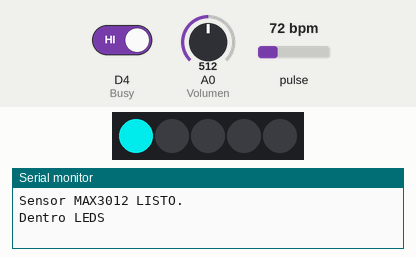
This program was run on a simulated ESP8266 (Wemos D1 mini). On the bench: 5 RGB LEDs in strip order, left to right, the last lines printed to the serial monitor. The inputs (shaded band) are chosen by the test bench; at power-on: D4 (Busy) HIGH, A0 (Volumen) = 512, pulse 72 bpm. Dim RGB values are drawn brighter than linear.

Above: at 1.3 s.
At 1.7 s:
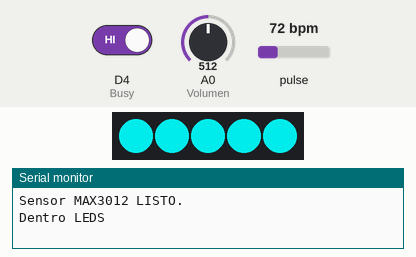
At 3.8 s:
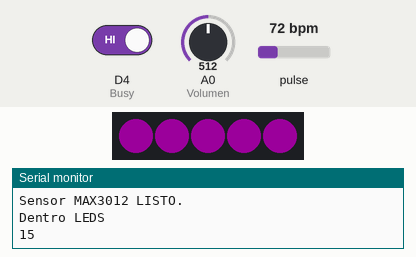
3.9 s: D4 (Busy) driven LOW
5.4 s: A0 (Volumen) set to 716
7.0 s: D4 (Busy) driven HIGH
Timing chart, 0 to 15.6 s (numbered marks = the images above; inputs shaded):
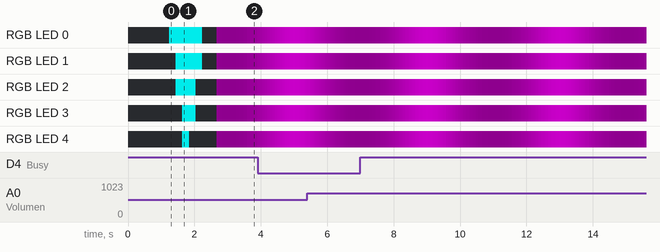

The program:

main.cpp
```cpp
/*
PALABRAS PARA EL CORAZÓN
Honorino García. Febrero 2023
------------------------------------

MAX30102  I2C SCL: D1 SDA: D2
LED     D5
Volumen A0
TX      D6
RX      D7
Busy    D4
*/

#include <Arduino.h>
#include <Wire.h>
#include <ESP8266WiFi.h>
#include <TaskScheduler.h>

#include "LED.h"
#include "Cardio.h"
#include "DFPLAYER.h"

#define Volumen A0
#define Busy D4

// Potemciometro Volumen
int potCState = 0;
int potPState = 0;
int valorCState = 0;
int valorPState = 0;
int potVar = 0;

const int TIMEOUT = 300;
const int varThreshold = 30;
bool potMoving = true;
unsigned long PTime = 0;
unsigned long timer = 0;
///////////////////////////////////////////

volatile bool EstadoReproAct = true;
volatile bool EstadoReproAnt = true;
volatile bool Reproduciendo = false;
/////////////////////////////////////////

volatile bool PresenciaSensorAct = true;
volatile bool PresenciaSensorAnt = true;
volatile bool LeyendoSensor = false;
int cuenta;
int ValorSensor;
int tiempo;
//////////////////////////////////////

void PotVol();
void EstadoReproductor();
void fingerSensor();
////////////////////////////

// Tareas
Scheduler tareas;
Task T_reproductor(100, TASK_FOREVER, &EstadoReproductor);
Task T_Volumen(300, TASK_FOREVER, &PotVol);

Task T_Presencia(100, TASK_FOREVER, &fingerSensor);
Task T_Cardio(5, TASK_FOREVER, &LectCardio);

Task T_Latido(100, TASK_FOREVER, &latido);
Task T_Breath(50, TASK_FOREVER, &BreathUP);
///////////////////////////////////////////

void setup()
{
  Serial.begin(115200);
  delay(100);

  WiFi.mode(WIFI_OFF);
  delay(300);

  pinMode(Busy, INPUT);

  // Inicio Reproductor DFPLAYER
  inicioDFPLAYER();

  // inicio Sensor MAX30102
  inicioSensorCardio();

  // Secuencia Inicio LEDS
  inicioLEDS();

  cuenta = 0;

  // Inicio Tareas
  tareas.addTask(T_reproductor);
  tareas.addTask(T_Volumen);

  tareas.addTask(T_Presencia);
  tareas.addTask(T_Cardio);

  tareas.addTask(T_Latido);
  tareas.addTask(T_Breath);

  T_reproductor.enable();
  T_Volumen.enable();

  T_Presencia.enable();
  T_Cardio.disable();

  T_Latido.disable();
  T_Breath.enable();
}

void loop()
{
  tareas.execute();
}
/////////////////////////

// Presencia Sensor Cardio
void fingerSensor()
{
  volatile long ValorIR = particleSensor.getIR();

  if (ValorIR < 5000) // No hay dedo
  {
    PresenciaSensorAct = false;
    if (PresenciaSensorAct != PresenciaSensorAnt)
    {
      Serial.println("Sin dedo");

      T_Cardio.disable();
      T_Breath.enable();

      beatAvg = 0;
      PresenciaSensorAnt = PresenciaSensorAct;
    }
  }

  if (ValorIR > 5000) // Dedo detectado
  {
    PresenciaSensorAct = true;
    if (PresenciaSensorAct != PresenciaSensorAnt)
    {
      Serial.println("dedo");

      T_Breath.disable();
      T_Latido.disable();

      T_Cardio.enable();

      T_Volumen.disable();
      clearLED();

      PresenciaSensorAnt = PresenciaSensorAct;
    }
    cuenta = cuenta + 1;

    if (cuenta == 200) // iteraciones de lectura del sensor
    {
      cuenta = 0;
      ValorSensor = beatAvg;
      Serial.println(ValorSensor);
      T_Cardio.disable();

      tiempo = 60000 / ValorSensor; // Convierte BPM a Milisegundos

      T_Latido.setInterval(tiempo);
      T_Latido.enable();

      sendCommand(0x03, 0, 1);
    }
  }
}
//////////////////////////////////////

// Estado REPRODUCTOR
void EstadoReproductor()
{
  EstadoReproAct = digitalRead(Busy);

  if (EstadoReproAnt != EstadoReproAct)
  {
    if (EstadoReproAct == LOW)
    {
      Serial.println("Reproduciendo");

      Reproduciendo = true;
      T_Volumen.enable();
      T_Presencia.disable();
      EstadoReproAnt = EstadoReproAct;
    }
    if (EstadoReproAct == HIGH)
    {
      Serial.println("PARADO");

      T_Presencia.enable();
      T_Latido.disable();
      clearLED();

      T_Breath.enable();

      Reproduciendo = false;
      EstadoReproAnt = EstadoReproAct;
    }
  }
}
///////////////////////////////////////

// Lectura Potenciometro
void PotVol()
{
  potCState = analogRead(Volumen);
  valorCState = map(potCState, 0, 1023, 0, 30);

  potVar = abs(potCState - potPState);

  if (potVar > varThreshold)
  {
    PTime = millis();
  }
  timer = millis() - PTime;

  if (timer < TIMEOUT)
  {
    potMoving = true;
  }
  else
  {
    potMoving = false;
  }

  if (potMoving == true)
  {
    Serial.println(valorCState);
    sendCommand(0x06, 0, valorCState);

    potPState = potCState;
  }
}
```

Cardio.h
```cpp
/*
CONTROL SENSOR CARDIACO
*/
#include <Arduino.h>
#include <MAX30105.h>
#include "heartRate.h"

// MAX30102
MAX30105 particleSensor;

const byte RATE_SIZE = 4;
volatile byte rates[RATE_SIZE];
volatile byte rateSpot = 0;
volatile long lastBeat = 0;

volatile float beatsPerMinute;
volatile int beatAvg;
volatile int count;
volatile int perCent;
volatile int avgIr;
////////////////////////////////

// Change this Value for Calibration
int irOffset = 1850;

long samplesTaken = 0; // Counter for calculating the Hz or read rate
long unblockedValue;   // Average IR at power up
long startTime;        // Used to calculate measurement rate

void inicioSensorCardio()
{
    if (!particleSensor.begin(Wire, I2C_SPEED_FAST))
    {
        Serial.println("Sensor MAX30102 No encontrado.");
        while (1)
            ;
    }
    Serial.println("Sensor MAX3012 LISTO.");

    particleSensor.setup();
    particleSensor.setPulseAmplitudeRed(0x0A); // Enciende LED Rojo, sensor en funcionamiento.
    particleSensor.setPulseAmplitudeGreen(0);  // Apaga LED Verde.

    byte ledBrightness = 25; // Options: 0=Off to 255=50mA=0xFF hexadecimal. 100=0x64; 50=0x32 25=0x19
    byte sampleAverage = 4;  // Options: 1, 2, 4, 8, 16, 32
    byte ledMode = 2;        // Options: 1 = Red only, 2 = Red + IR, 3 = Red + IR + Green
    int sampleRate = 400;    // Options: 50, 100, 200, 400, 800, 1000, 1600, 3200
    int pulseWidth = 411;    // Options: 69, 118, 215, 411
    int adcRange = 2048;     // Options: 2048, 4096, 8192, 16384

    particleSensor.setup(ledBrightness, sampleAverage, ledMode, sampleRate, pulseWidth, adcRange); // Configure sensor with these settings

    // Take an average of IR readings at power up
    const byte avgAmount = 64;
    long baseValue = 0;
    for (byte x = 0; x < avgAmount; x++)
    {
        baseValue += particleSensor.getIR(); // Read the IR value
    }
    baseValue /= avgAmount;
}

// Lectura Cardio
void LectCardio()
{
    volatile long irValue = particleSensor.getIR();

    if (checkForBeat(irValue) == true)
    {
        pulso_ON();
        delay(100);
        pulso_OFF();

        // We sensed a beat!
        volatile long delta = millis() - lastBeat;
        lastBeat = millis();

        beatsPerMinute = 60 / (delta / 1000.0);

        if (beatsPerMinute < 255 && beatsPerMinute > 20)
        {
            rates[rateSpot++] = (byte)beatsPerMinute; // Store this reading in the array
            rateSpot %= RATE_SIZE;                    // Wrap variable

            // Take average of readings
            beatAvg = 0;
            for (byte x = 0; x < RATE_SIZE; x++)
                beatAvg += rates[x];
            beatAvg /= RATE_SIZE;
        }
    }
    Serial.print("IR=");
    Serial.print(irValue);
    Serial.print(", BPM=");
    Serial.print(beatsPerMinute);
    Serial.print(", Avg BPM=");
    Serial.print(beatAvg);

    if (irValue < 50000)
    {
        Serial.println("No finger?");
        beatAvg = 0;
    }
    else
    {
        count = count + 1;
        avgIr = avgIr + irValue;
    }
    if (count == 100)
    {
        avgIr = avgIr / count;

        count = 0;
        avgIr = 0;
    }
    Serial.println();
}
//////////////////////////////////
```

DFPLAYER.h
```cpp
/*
CONTROL MÓDULO DFPLAYER
*/
#include <Arduino.h>
#include <SoftwareSerial.h>

// Puerto de comunicacion DFPLAYER
SoftwareSerial mp3(D7, D6); // RX, TX

// Parámetros tráma conexión DFPLAYER
#define startByte 0x7E
#define endByte 0xEF
#define versionByte 0xFF
#define dataLength 0x06
#define infoReq 0x01
#define isDebug false
///////////////////////////////////////////////

//////// Función Envio comandos al DFPlayer ////////////////////
void sendCommand(byte Command, byte Param1, byte Param2)
{
    // Calcula Checksum
    unsigned int checkSum = -(versionByte + dataLength + Command + infoReq + Param1 + Param2);

    // Construct Command Line
    byte commandBuffer[10] = {startByte, versionByte, dataLength, Command, infoReq,
                              Param1, Param2, highByte(checkSum), lowByte(checkSum), endByte};

    for (int cnt = 0; cnt < 10; cnt++)
    {
        mp3.write(commandBuffer[cnt]);
    }
    // Espera entre sucesivos comandos
    delay(30);
}
////////////////////////////////////////

// Inicio DFPLAYER
void inicioDFPLAYER()
{
    mp3.begin(9600);
    delay(100);

    sendCommand(0x3F, 0x00, 0x00); // Inicion parámetros DFPlayer
    sendCommand(0x06, 0, 20);      // Volumen
    sendCommand(0x07, 0, 5);       // Equalizador
}
/////////////////////////////////////
```

LED.h
```cpp
/*
CONTROL DE LED
*/

#include <FastLED.h>

#define FASTLED_ESP8266_RAW_PIN_ORDER

#define NUM_LEDS 5
#define PIN_LED D5
#define COLOR_ORDER GRB
#define CHIPSET WS2812B
#define MIN_BRIGTNESS 8
#define BRIGHTNESS 190
#define VOLTS 5
#define MAX_AMPS 500

int brillo = 0;
int ValorPausa = 0;

CRGB leds[NUM_LEDS];

// Inicio secuencia LEDS
void inicioLEDS()
{
    Serial.println("Dentro LEDS");

    FastLED.addLeds<CHIPSET, PIN_LED, COLOR_ORDER>(leds, NUM_LEDS);
    FastLED.setMaxPowerInVoltsAndMilliamps(VOLTS, MAX_AMPS);
    FastLED.setBrightness(BRIGHTNESS);

    // Secuencia inicio LEDS
    for (int i = 0; i < NUM_LEDS; i++)
    {
        leds[i] = CRGB::Aqua;
        FastLED.show();
        delay(100);
    }

    for (int i = NUM_LEDS; i >= 0; i--)
    {
        leds[i] = CRGB::Black;
        FastLED.show();
        delay(100);
    }
    delay(300);
}
////////////////////////////////

// Limpieza LEDS
void clearLED()
{
    FastLED.clear();
    FastLED.show();
}
/////////////////////////////////////

// Con Reproductor OFF
//  Breath Effect
void BreathUP()
{
    fill_solid(leds, NUM_LEDS, CRGB::Purple);

    brillo = exp((sin(millis() / 2000.0 * PI)) - 0.36787944) * 108.0;
    FastLED.setBrightness(brillo);
    FastLED.show();
}
///////////////////////////////////

// LATIDO
void latido()
{
    fill_solid(leds, NUM_LEDS, CRGB::Red);
    FastLED.show();
    delay(100);
    clearLED();
}
/////////////////////////////

// Pulso
void pulso_ON()
{
    fill_solid(leds, NUM_LEDS, CRGB::DarkGreen);
    FastLED.show();
}
////////////////////
// Pulso
void pulso_OFF()
{
    clearLED();
}
/// ///////////////////////////
```
